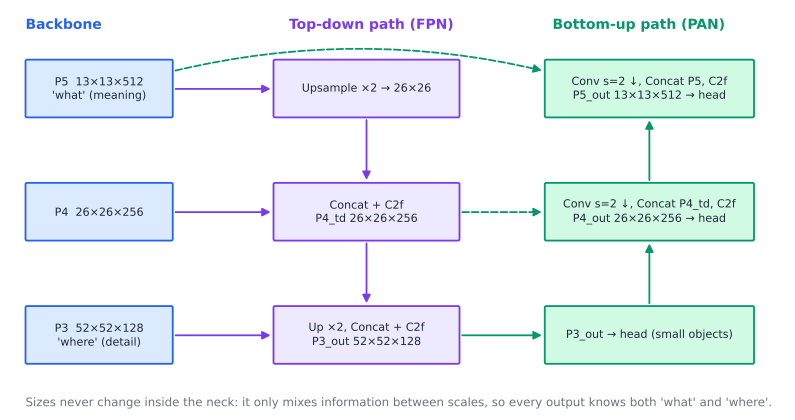
#> input picture assets/pan.png, 1590 x 840 px (shown at 1/2 size); its folder holds only this picture in this run
$ python -i augment.py   (imports and definitions only)
#> lines starting #> are read from the running program, lines starting #| are printed output that depends on the picture
import os
import random

import cv2
import numpy as np
import torch

from data.dataset import COCOSubset, CLASSES

# [1 line not run here, left out]


def hsv_jitter(img, hgain=0.015, sgain=0.5, vgain=0.3):
    """Random hue / saturation / brightness shift. img: RGB uint8."""
#> called with hgain = 0.015, sgain = 0.5, vgain = 0.3
    r = np.random.uniform(-1, 1, 3) * [hgain, sgain, vgain] + 1
    hue, sat, val = cv2.split(cv2.cvtColor(img, cv2.COLOR_RGB2HSV))
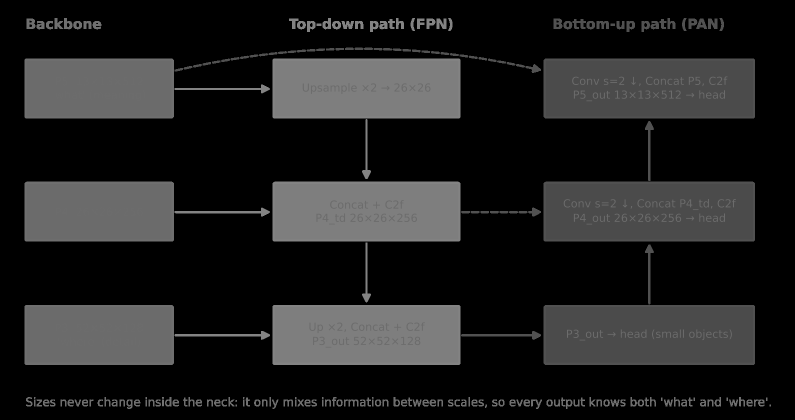
#> hue: shape (840, 1590) (shown at 1/2 size); min 0, max 135, mean 32.5
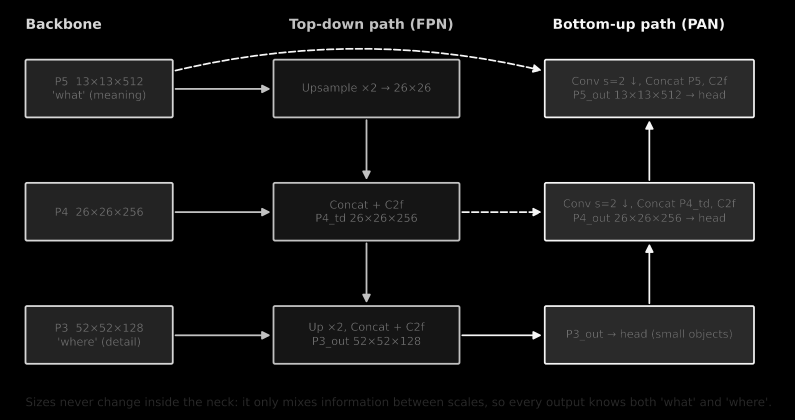
#> sat: shape (840, 1590) (shown at 1/2 size); min 0, max 246, mean 17.1
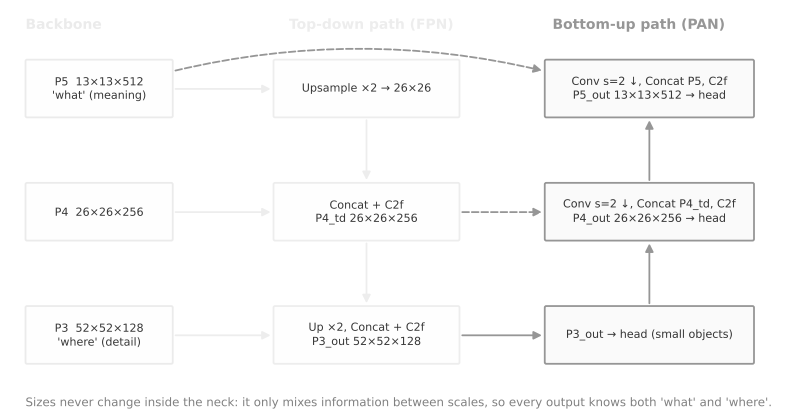
#> val: shape (840, 1590) (shown at 1/2 size); min 55, max 255, mean 249.6
    x = np.arange(0, 256, dtype=r.dtype)
    lut_h = ((x * r[0]) % 180).astype(np.uint8)
    lut_s = np.clip(x * r[1], 0, 255).astype(np.uint8)
    lut_v = np.clip(x * r[2], 0, 255).astype(np.uint8)
    out = cv2.merge((cv2.LUT(hue, lut_h), cv2.LUT(sat, lut_s), cv2.LUT(val, lut_v)))
#> out: shape (840, 1590, 3); mean H, S, V 32.5, 20.2, 250.9
    return cv2.cvtColor(out, cv2.COLOR_HSV2RGB)


class COCOSubsetAug(COCOSubset):
    """
    Same outputs as COCOSubset, but with probability mosaic_p a sample is a 4-image mosaic
    with random scale/shift and colour jitter. Otherwise it falls back to the basic pipeline.
    """
    def __init__(self, root, split="train", img_size=416, mosaic_p=1.0, scale=0.5, translate=0.1):
        super().__init__(root, split, img_size, augment=True)
        self.mosaic_p, self.scale, self.translate = mosaic_p, scale, translate

    # [99 lines left out: functions load_resized, load_mosaic, random_affine, __getitem__, not called in this run]


# [16 lines not run here, left out]

>>> import cv2
>>> picture = cv2.cvtColor(cv2.imread('../assets/pan.png'), cv2.COLOR_BGR2RGB)
>>> result = hsv_jitter(picture)

$ run again, on assets/pipeline.png
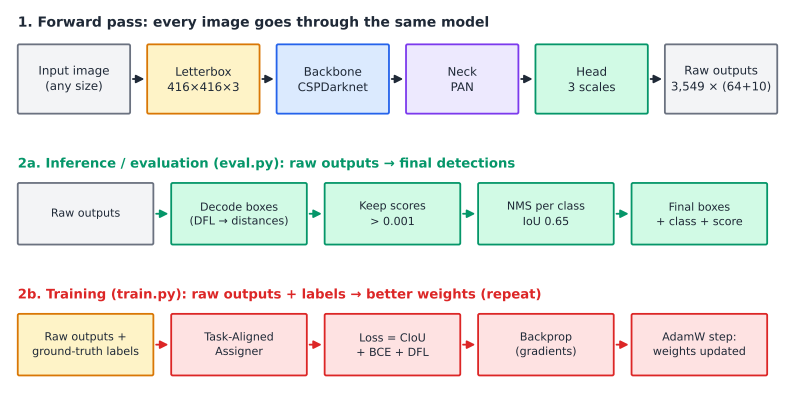
#> input picture assets/pipeline.png, 1590 x 794 px (shown at 1/2 size)
#> in hsv_jitter, `hue, sat, val = cv2.split(cv2.cvtColor(img, cv2.COLOR_RGB2HSV))`:
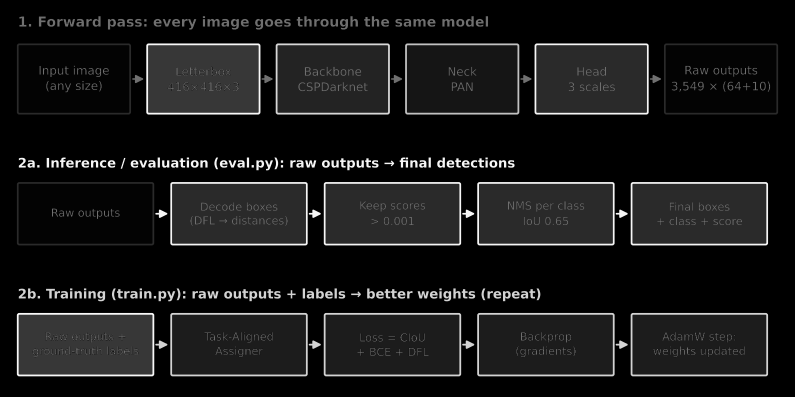
#> sat: shape (794, 1590) (shown at 1/2 size); min 0, max 248, mean 23.3
#> in hsv_jitter, `hue, sat, val = cv2.split(cv2.cvtColor(img, cv2.COLOR_RGB2HSV))`:
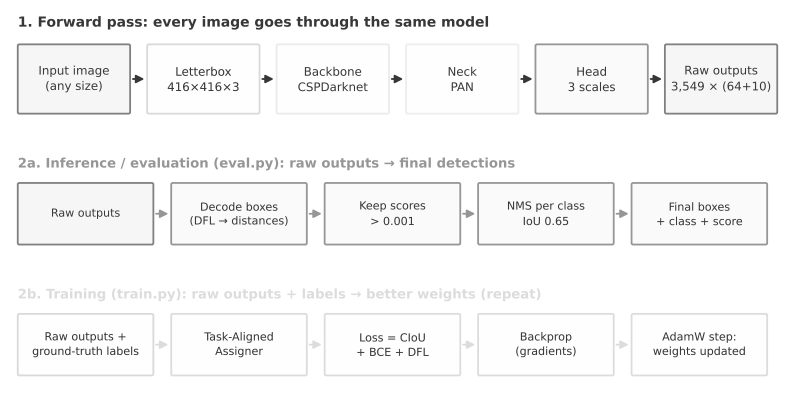
#> val: shape (794, 1590) (shown at 1/2 size); min 55, max 255, mean 245.7
#> out: shape (794, 1590, 3); mean H, S, V 29.2, 27.5, 247.9

$ run again, on assets/sizes.png
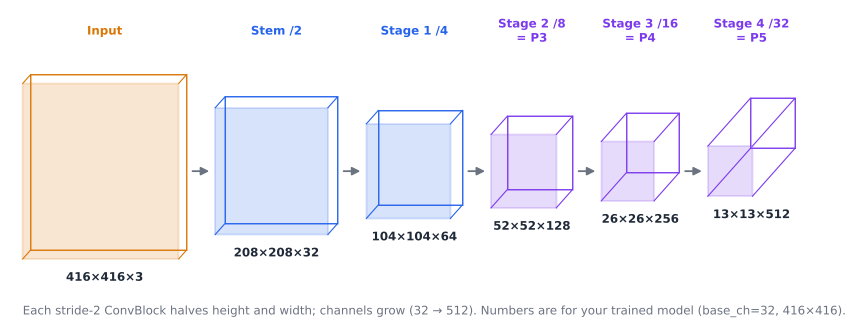
#> input picture assets/sizes.png, 1711 x 656 px (shown at 1/2 size)
#> in hsv_jitter, `hue, sat, val = cv2.split(cv2.cvtColor(img, cv2.COLOR_RGB2HSV))`:
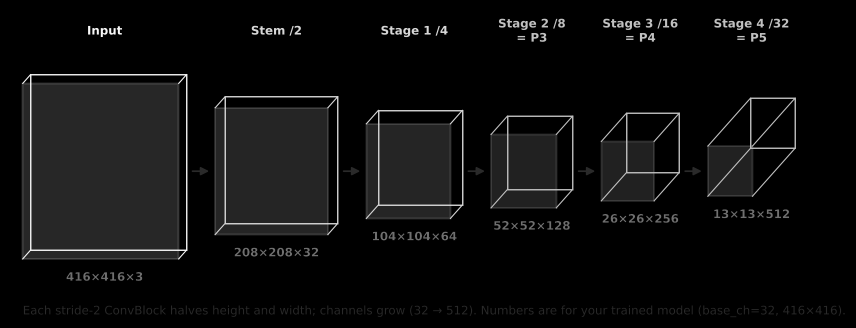
#> sat: shape (656, 1711) (shown at 1/2 size); min 0, max 248, mean 13.2
#> in hsv_jitter, `hue, sat, val = cv2.split(cv2.cvtColor(img, cv2.COLOR_RGB2HSV))`:
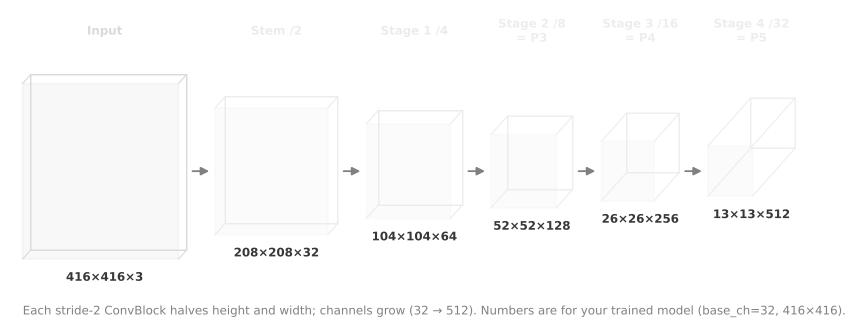
#> val: shape (656, 1711) (shown at 1/2 size); min 55, max 255, mean 251.2
#> out: shape (656, 1711, 3); mean H, S, V 19.8, 15.8, 252.8
